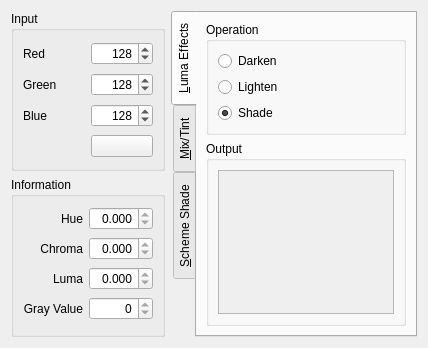
<?xml version="1.0" encoding="UTF-8"?>
<ui version="4.0">
 <class>form</class>
 <widget class="QWidget" name="form">
  <property name="geometry">
   <rect>
    <x>0</x>
    <y>0</y>
    <width>428</width>
    <height>344</height>
   </rect>
  </property>
  <property name="windowTitle">
   <string>KColorUtils Demo</string>
  </property>
  <layout class="QGridLayout" name="gridLayout_9">
   <item row="0" column="0">
    <widget class="QGroupBox" name="gInput">
     <property name="title">
      <string>Input</string>
     </property>
     <layout class="QGridLayout" name="gridLayout_7">
      <item row="0" column="0">
       <widget class="QLabel" name="label_14">
        <property name="text">
         <string>Red</string>
        </property>
       </widget>
      </item>
      <item row="0" column="1">
       <widget class="QSpinBox" name="inRed">
        <property name="sizePolicy">
         <sizepolicy hsizetype="Preferred" vsizetype="Fixed">
          <horstretch>0</horstretch>
          <verstretch>0</verstretch>
         </sizepolicy>
        </property>
        <property name="alignment">
         <set>Qt::AlignRight|Qt::AlignTrailing|Qt::AlignVCenter</set>
        </property>
        <property name="maximum">
         <number>255</number>
        </property>
        <property name="value">
         <number>128</number>
        </property>
       </widget>
      </item>
      <item row="1" column="0">
       <widget class="QLabel" name="label_15">
        <property name="text">
         <string>Green</string>
        </property>
       </widget>
      </item>
      <item row="1" column="1">
       <widget class="QSpinBox" name="inGreen">
        <property name="sizePolicy">
         <sizepolicy hsizetype="Preferred" vsizetype="Fixed">
          <horstretch>0</horstretch>
          <verstretch>0</verstretch>
         </sizepolicy>
        </property>
        <property name="alignment">
         <set>Qt::AlignRight|Qt::AlignTrailing|Qt::AlignVCenter</set>
        </property>
        <property name="maximum">
         <number>255</number>
        </property>
        <property name="value">
         <number>128</number>
        </property>
       </widget>
      </item>
      <item row="2" column="0">
       <widget class="QLabel" name="label_16">
        <property name="text">
         <string>Blue</string>
        </property>
       </widget>
      </item>
      <item row="2" column="1">
       <widget class="QSpinBox" name="inBlue">
        <property name="sizePolicy">
         <sizepolicy hsizetype="Preferred" vsizetype="Fixed">
          <horstretch>0</horstretch>
          <verstretch>0</verstretch>
         </sizepolicy>
        </property>
        <property name="alignment">
         <set>Qt::AlignRight|Qt::AlignTrailing|Qt::AlignVCenter</set>
        </property>
        <property name="maximum">
         <number>255</number>
        </property>
        <property name="value">
         <number>128</number>
        </property>
       </widget>
      </item>
      <item row="3" column="1">
       <widget class="KColorButton" name="inColor">
        <property name="sizePolicy">
         <sizepolicy hsizetype="Preferred" vsizetype="Fixed">
          <horstretch>0</horstretch>
          <verstretch>0</verstretch>
         </sizepolicy>
        </property>
       </widget>
      </item>
     </layout>
    </widget>
   </item>
   <item row="0" column="1" rowspan="2">
    <widget class="QTabWidget" name="tabs">
     <property name="tabPosition">
      <enum>QTabWidget::West</enum>
     </property>
     <property name="currentIndex">
      <number>0</number>
     </property>
     <widget class="QWidget" name="tabLuma">
      <attribute name="title">
       <string>&amp;Luma Effects</string>
      </attribute>
      <layout class="QGridLayout" name="gridLayout_8">
       <item row="0" column="0">
        <widget class="QGroupBox" name="gleOp">
         <property name="title">
          <string>Operation</string>
         </property>
         <layout class="QVBoxLayout" name="verticalLayout_2">
          <item>
           <widget class="QRadioButton" name="leOpDarken">
            <property name="text">
             <string>Darken</string>
            </property>
           </widget>
          </item>
          <item>
           <widget class="QRadioButton" name="leOpLighten">
            <property name="text">
             <string>Lighten</string>
            </property>
           </widget>
          </item>
          <item>
           <widget class="QRadioButton" name="leOpShade">
            <property name="text">
             <string>Shade</string>
            </property>
            <property name="checked">
             <bool>true</bool>
            </property>
           </widget>
          </item>
         </layout>
        </widget>
       </item>
       <item row="1" column="0">
        <widget class="QGroupBox" name="gleOut">
         <property name="title">
          <string>Output</string>
         </property>
         <layout class="QGridLayout" name="gridLayout_4">
          <item row="0" column="0">
           <widget class="QFrame" name="leOut">
            <property name="minimumSize">
             <size>
              <width>144</width>
              <height>144</height>
             </size>
            </property>
            <property name="autoFillBackground">
             <bool>true</bool>
            </property>
            <property name="frameShape">
             <enum>QFrame::StyledPanel</enum>
            </property>
            <property name="frameShadow">
             <enum>QFrame::Sunken</enum>
            </property>
           </widget>
          </item>
         </layout>
        </widget>
       </item>
      </layout>
     </widget>
     <widget class="QWidget" name="tab_2">
      <attribute name="title">
       <string>&amp;Mix/Tint</string>
      </attribute>
      <layout class="QVBoxLayout" name="verticalLayout_3">
       <item>
        <widget class="QGroupBox" name="gmtOp">
         <property name="title">
          <string>Operation</string>
         </property>
         <layout class="QHBoxLayout" name="horizontalLayout">
          <item>
           <widget class="QRadioButton" name="mtOpMix">
            <property name="text">
             <string>Mix</string>
            </property>
            <property name="checked">
             <bool>true</bool>
            </property>
           </widget>
          </item>
          <item>
           <widget class="QRadioButton" name="mtOpTint">
            <property name="text">
             <string>Tint</string>
            </property>
           </widget>
          </item>
         </layout>
        </widget>
       </item>
       <item>
        <widget class="QGroupBox" name="gmtTarget">
         <property name="title">
          <string>Target</string>
         </property>
         <layout class="QGridLayout" name="gridLayout_5">
          <item row="0" column="0">
           <widget class="QLabel" name="label_11">
            <property name="text">
             <string>Red</string>
            </property>
           </widget>
          </item>
          <item row="0" column="1">
           <widget class="QSpinBox" name="mtRed">
            <property name="alignment">
             <set>Qt::AlignRight|Qt::AlignTrailing|Qt::AlignVCenter</set>
            </property>
            <property name="maximum">
             <number>255</number>
            </property>
            <property name="value">
             <number>128</number>
            </property>
           </widget>
          </item>
          <item row="1" column="0">
           <widget class="QLabel" name="label_12">
            <property name="text">
             <string>Green</string>
            </property>
           </widget>
          </item>
          <item row="1" column="1">
           <widget class="QSpinBox" name="mtGreen">
            <property name="alignment">
             <set>Qt::AlignRight|Qt::AlignTrailing|Qt::AlignVCenter</set>
            </property>
            <property name="maximum">
             <number>255</number>
            </property>
            <property name="value">
             <number>128</number>
            </property>
           </widget>
          </item>
          <item row="2" column="0">
           <widget class="QLabel" name="label_13">
            <property name="text">
             <string>Blue</string>
            </property>
           </widget>
          </item>
          <item row="2" column="1">
           <widget class="QSpinBox" name="mtBlue">
            <property name="alignment">
             <set>Qt::AlignRight|Qt::AlignTrailing|Qt::AlignVCenter</set>
            </property>
            <property name="maximum">
             <number>255</number>
            </property>
            <property name="value">
             <number>128</number>
            </property>
           </widget>
          </item>
          <item row="3" column="1">
           <widget class="KColorButton" name="mtTarget"/>
          </item>
         </layout>
        </widget>
       </item>
       <item>
        <widget class="QGroupBox" name="gmtOut">
         <property name="title">
          <string>Output</string>
         </property>
         <layout class="QGridLayout" name="gridLayout_3">
          <item row="0" column="0">
           <widget class="QFrame" name="mtOut">
            <property name="minimumSize">
             <size>
              <width>40</width>
              <height>40</height>
             </size>
            </property>
            <property name="autoFillBackground">
             <bool>true</bool>
            </property>
            <property name="frameShape">
             <enum>QFrame::StyledPanel</enum>
            </property>
            <property name="frameShadow">
             <enum>QFrame::Sunken</enum>
            </property>
           </widget>
          </item>
         </layout>
        </widget>
       </item>
      </layout>
     </widget>
     <widget class="QWidget" name="tab">
      <attribute name="title">
       <string>&amp;Scheme Shade</string>
      </attribute>
      <layout class="QVBoxLayout" name="verticalLayout_4">
       <item>
        <widget class="QGroupBox" name="gssParam">
         <property name="title">
          <string>Parameters</string>
         </property>
         <layout class="QGridLayout" name="gridLayout_6">
          <item row="0" column="0">
           <widget class="QLabel" name="label">
            <property name="text">
             <string>Contrast</string>
            </property>
            <property name="alignment">
             <set>Qt::AlignRight|Qt::AlignTrailing|Qt::AlignVCenter</set>
            </property>
           </widget>
          </item>
          <item row="0" column="1">
           <widget class="QDoubleSpinBox" name="ssContrast">
            <property name="alignment">
             <set>Qt::AlignRight|Qt::AlignTrailing|Qt::AlignVCenter</set>
            </property>
            <property name="minimum">
             <double>-1.000000000000000</double>
            </property>
            <property name="maximum">
             <double>1.000000000000000</double>
            </property>
            <property name="singleStep">
             <double>0.010000000000000</double>
            </property>
            <property name="value">
             <double>0.700000000000000</double>
            </property>
           </widget>
          </item>
          <item row="1" column="0">
           <widget class="QLabel" name="label_2">
            <property name="text">
             <string>Chroma Adjust</string>
            </property>
            <property name="alignment">
             <set>Qt::AlignRight|Qt::AlignTrailing|Qt::AlignVCenter</set>
            </property>
           </widget>
          </item>
          <item row="1" column="1">
           <widget class="QDoubleSpinBox" name="ssChroma">
            <property name="alignment">
             <set>Qt::AlignRight|Qt::AlignTrailing|Qt::AlignVCenter</set>
            </property>
            <property name="minimum">
             <double>-1.000000000000000</double>
            </property>
            <property name="maximum">
             <double>1.000000000000000</double>
            </property>
            <property name="singleStep">
             <double>0.010000000000000</double>
            </property>
           </widget>
          </item>
         </layout>
        </widget>
       </item>
       <item>
        <widget class="QGroupBox" name="gssOut">
         <property name="title">
          <string>Output</string>
         </property>
         <layout class="QGridLayout" name="gridLayout">
          <property name="rightMargin">
           <number>8</number>
          </property>
          <property name="horizontalSpacing">
           <number>8</number>
          </property>
          <item row="1" column="0">
           <widget class="QLabel" name="label_3">
            <property name="text">
             <string>Light</string>
            </property>
            <property name="alignment">
             <set>Qt::AlignRight|Qt::AlignTrailing|Qt::AlignVCenter</set>
            </property>
           </widget>
          </item>
          <item row="0" column="1" rowspan="8">
           <widget class="QFrame" name="ssOut">
            <property name="minimumSize">
             <size>
              <width>40</width>
              <height>120</height>
             </size>
            </property>
            <property name="autoFillBackground">
             <bool>true</bool>
            </property>
            <property name="frameShape">
             <enum>QFrame::StyledPanel</enum>
            </property>
            <property name="frameShadow">
             <enum>QFrame::Sunken</enum>
            </property>
            <layout class="QVBoxLayout" name="verticalLayout">
             <property name="spacing">
              <number>0</number>
             </property>
             <property name="margin">
              <number>12</number>
             </property>
             <item>
              <widget class="QWidget" name="ssLight" native="true">
               <property name="minimumSize">
                <size>
                 <width>16</width>
                 <height>16</height>
                </size>
               </property>
               <property name="autoFillBackground">
                <bool>true</bool>
               </property>
              </widget>
             </item>
             <item>
              <widget class="QWidget" name="ssMidlight" native="true">
               <property name="minimumSize">
                <size>
                 <width>16</width>
                 <height>16</height>
                </size>
               </property>
               <property name="autoFillBackground">
                <bool>true</bool>
               </property>
              </widget>
             </item>
             <item>
              <widget class="QWidget" name="ssBase" native="true">
               <property name="minimumSize">
                <size>
                 <width>16</width>
                 <height>16</height>
                </size>
               </property>
               <property name="autoFillBackground">
                <bool>true</bool>
               </property>
              </widget>
             </item>
             <item>
              <widget class="QWidget" name="ssMid" native="true">
               <property name="minimumSize">
                <size>
                 <width>16</width>
                 <height>16</height>
                </size>
               </property>
               <property name="autoFillBackground">
                <bool>true</bool>
               </property>
              </widget>
             </item>
             <item>
              <widget class="QWidget" name="ssDark" native="true">
               <property name="minimumSize">
                <size>
                 <width>16</width>
                 <height>16</height>
                </size>
               </property>
               <property name="autoFillBackground">
                <bool>true</bool>
               </property>
              </widget>
             </item>
             <item>
              <widget class="QWidget" name="ssShadow" native="true">
               <property name="minimumSize">
                <size>
                 <width>16</width>
                 <height>16</height>
                </size>
               </property>
               <property name="autoFillBackground">
                <bool>true</bool>
               </property>
              </widget>
             </item>
            </layout>
           </widget>
          </item>
          <item row="2" column="0">
           <widget class="QLabel" name="label_4">
            <property name="text">
             <string>Midlight</string>
            </property>
            <property name="alignment">
             <set>Qt::AlignRight|Qt::AlignTrailing|Qt::AlignVCenter</set>
            </property>
           </widget>
          </item>
          <item row="3" column="0">
           <widget class="QLabel" name="label_10">
            <property name="text">
             <string>Base</string>
            </property>
            <property name="alignment">
             <set>Qt::AlignRight|Qt::AlignTrailing|Qt::AlignVCenter</set>
            </property>
           </widget>
          </item>
          <item row="4" column="0">
           <widget class="QLabel" name="label_5">
            <property name="text">
             <string>Mid</string>
            </property>
            <property name="alignment">
             <set>Qt::AlignRight|Qt::AlignTrailing|Qt::AlignVCenter</set>
            </property>
           </widget>
          </item>
          <item row="5" column="0">
           <widget class="QLabel" name="label_6">
            <property name="text">
             <string>Dark</string>
            </property>
            <property name="alignment">
             <set>Qt::AlignRight|Qt::AlignTrailing|Qt::AlignVCenter</set>
            </property>
           </widget>
          </item>
          <item row="6" column="0">
           <widget class="QLabel" name="label_7">
            <property name="text">
             <string>Shadow</string>
            </property>
            <property name="alignment">
             <set>Qt::AlignRight|Qt::AlignTrailing|Qt::AlignVCenter</set>
            </property>
           </widget>
          </item>
          <item row="0" column="0">
           <widget class="QLabel" name="label_8">
            <property name="text">
             <string/>
            </property>
           </widget>
          </item>
          <item row="7" column="0">
           <widget class="QLabel" name="label_9">
            <property name="text">
             <string/>
            </property>
           </widget>
          </item>
         </layout>
        </widget>
       </item>
      </layout>
     </widget>
    </widget>
   </item>
   <item row="1" column="0">
    <widget class="QGroupBox" name="gInfo">
     <property name="title">
      <string>Information</string>
     </property>
     <layout class="QGridLayout" name="gridLayout_2">
      <item row="0" column="0">
       <widget class="QLabel" name="label_17">
        <property name="text">
         <string>Hue</string>
        </property>
        <property name="alignment">
         <set>Qt::AlignRight|Qt::AlignTrailing|Qt::AlignVCenter</set>
        </property>
       </widget>
      </item>
      <item row="0" column="1">
       <widget class="QDoubleSpinBox" name="ifHue">
        <property name="sizePolicy">
         <sizepolicy hsizetype="Preferred" vsizetype="Fixed">
          <horstretch>0</horstretch>
          <verstretch>0</verstretch>
         </sizepolicy>
        </property>
        <property name="alignment">
         <set>Qt::AlignRight|Qt::AlignTrailing|Qt::AlignVCenter</set>
        </property>
        <property name="readOnly">
         <bool>true</bool>
        </property>
        <property name="decimals">
         <number>3</number>
        </property>
       </widget>
      </item>
      <item row="2" column="0">
       <widget class="QLabel" name="label_18">
        <property name="text">
         <string>Luma</string>
        </property>
        <property name="alignment">
         <set>Qt::AlignRight|Qt::AlignTrailing|Qt::AlignVCenter</set>
        </property>
       </widget>
      </item>
      <item row="2" column="1">
       <widget class="QDoubleSpinBox" name="ifLuma">
        <property name="sizePolicy">
         <sizepolicy hsizetype="Preferred" vsizetype="Fixed">
          <horstretch>0</horstretch>
          <verstretch>0</verstretch>
         </sizepolicy>
        </property>
        <property name="alignment">
         <set>Qt::AlignRight|Qt::AlignTrailing|Qt::AlignVCenter</set>
        </property>
        <property name="readOnly">
         <bool>true</bool>
        </property>
        <property name="decimals">
         <number>3</number>
        </property>
       </widget>
      </item>
      <item row="4" column="0">
       <widget class="QLabel" name="label_20">
        <property name="text">
         <string>Gray Value</string>
        </property>
        <property name="alignment">
         <set>Qt::AlignRight|Qt::AlignTrailing|Qt::AlignVCenter</set>
        </property>
       </widget>
      </item>
      <item row="4" column="1">
       <widget class="QSpinBox" name="ifGray">
        <property name="sizePolicy">
         <sizepolicy hsizetype="Preferred" vsizetype="Fixed">
          <horstretch>0</horstretch>
          <verstretch>0</verstretch>
         </sizepolicy>
        </property>
        <property name="alignment">
         <set>Qt::AlignRight|Qt::AlignTrailing|Qt::AlignVCenter</set>
        </property>
        <property name="readOnly">
         <bool>true</bool>
        </property>
       </widget>
      </item>
      <item row="1" column="0">
       <widget class="QLabel" name="label_19">
        <property name="text">
         <string>Chroma</string>
        </property>
        <property name="alignment">
         <set>Qt::AlignRight|Qt::AlignTrailing|Qt::AlignVCenter</set>
        </property>
       </widget>
      </item>
      <item row="1" column="1">
       <widget class="QDoubleSpinBox" name="ifChroma">
        <property name="sizePolicy">
         <sizepolicy hsizetype="Preferred" vsizetype="Fixed">
          <horstretch>0</horstretch>
          <verstretch>0</verstretch>
         </sizepolicy>
        </property>
        <property name="alignment">
         <set>Qt::AlignRight|Qt::AlignTrailing|Qt::AlignVCenter</set>
        </property>
        <property name="readOnly">
         <bool>true</bool>
        </property>
        <property name="decimals">
         <number>3</number>
        </property>
       </widget>
      </item>
     </layout>
    </widget>
   </item>
  </layout>
 </widget>
 <customwidgets>
  <customwidget>
   <class>KColorButton</class>
   <extends>QPushButton</extends>
   <header>kcolorbutton.h</header>
  </customwidget>
 </customwidgets>
 <resources/>
 <connections>
  <connection>
   <sender>inRed</sender>
   <signal>valueChanged(int)</signal>
   <receiver>form</receiver>
   <slot>inputSpinChanged()</slot>
   <hints>
    <hint type="sourcelabel">
     <x>126</x>
     <y>52</y>
    </hint>
    <hint type="destinationlabel">
     <x>209</x>
     <y>171</y>
    </hint>
   </hints>
  </connection>
  <connection>
   <sender>inGreen</sender>
   <signal>valueChanged(int)</signal>
   <receiver>form</receiver>
   <slot>inputSpinChanged()</slot>
   <hints>
    <hint type="sourcelabel">
     <x>126</x>
     <y>84</y>
    </hint>
    <hint type="destinationlabel">
     <x>209</x>
     <y>171</y>
    </hint>
   </hints>
  </connection>
  <connection>
   <sender>inBlue</sender>
   <signal>valueChanged(int)</signal>
   <receiver>form</receiver>
   <slot>inputSpinChanged()</slot>
   <hints>
    <hint type="sourcelabel">
     <x>126</x>
     <y>116</y>
    </hint>
    <hint type="destinationlabel">
     <x>209</x>
     <y>171</y>
    </hint>
   </hints>
  </connection>
  <connection>
   <sender>inColor</sender>
   <signal>changed(QColor)</signal>
   <receiver>form</receiver>
   <slot>inputSwatchChanged(QColor)</slot>
   <hints>
    <hint type="sourcelabel">
     <x>126</x>
     <y>146</y>
    </hint>
    <hint type="destinationlabel">
     <x>209</x>
     <y>171</y>
    </hint>
   </hints>
  </connection>
  <connection>
   <sender>leOpDarken</sender>
   <signal>clicked()</signal>
   <receiver>form</receiver>
   <slot>lumaChanged()</slot>
   <hints>
    <hint type="sourcelabel">
     <x>307</x>
     <y>60</y>
    </hint>
    <hint type="destinationlabel">
     <x>209</x>
     <y>171</y>
    </hint>
   </hints>
  </connection>
  <connection>
   <sender>leOpLighten</sender>
   <signal>clicked()</signal>
   <receiver>form</receiver>
   <slot>lumaChanged()</slot>
   <hints>
    <hint type="sourcelabel">
     <x>307</x>
     <y>88</y>
    </hint>
    <hint type="destinationlabel">
     <x>209</x>
     <y>171</y>
    </hint>
   </hints>
  </connection>
  <connection>
   <sender>leOpShade</sender>
   <signal>clicked()</signal>
   <receiver>form</receiver>
   <slot>lumaChanged()</slot>
   <hints>
    <hint type="sourcelabel">
     <x>307</x>
     <y>116</y>
    </hint>
    <hint type="destinationlabel">
     <x>209</x>
     <y>171</y>
    </hint>
   </hints>
  </connection>
  <connection>
   <sender>mtOpMix</sender>
   <signal>clicked()</signal>
   <receiver>form</receiver>
   <slot>mixChanged()</slot>
   <hints>
    <hint type="sourcelabel">
     <x>261</x>
     <y>57</y>
    </hint>
    <hint type="destinationlabel">
     <x>209</x>
     <y>171</y>
    </hint>
   </hints>
  </connection>
  <connection>
   <sender>mtOpTint</sender>
   <signal>clicked()</signal>
   <receiver>form</receiver>
   <slot>mixChanged()</slot>
   <hints>
    <hint type="sourcelabel">
     <x>353</x>
     <y>57</y>
    </hint>
    <hint type="destinationlabel">
     <x>209</x>
     <y>171</y>
    </hint>
   </hints>
  </connection>
  <connection>
   <sender>mtRed</sender>
   <signal>valueChanged(int)</signal>
   <receiver>form</receiver>
   <slot>targetSpinChanged()</slot>
   <hints>
    <hint type="sourcelabel">
     <x>353</x>
     <y>129</y>
    </hint>
    <hint type="destinationlabel">
     <x>209</x>
     <y>171</y>
    </hint>
   </hints>
  </connection>
  <connection>
   <sender>mtGreen</sender>
   <signal>valueChanged(int)</signal>
   <receiver>form</receiver>
   <slot>targetSpinChanged()</slot>
   <hints>
    <hint type="sourcelabel">
     <x>353</x>
     <y>161</y>
    </hint>
    <hint type="destinationlabel">
     <x>209</x>
     <y>171</y>
    </hint>
   </hints>
  </connection>
  <connection>
   <sender>mtBlue</sender>
   <signal>valueChanged(int)</signal>
   <receiver>form</receiver>
   <slot>targetSpinChanged()</slot>
   <hints>
    <hint type="sourcelabel">
     <x>353</x>
     <y>193</y>
    </hint>
    <hint type="destinationlabel">
     <x>209</x>
     <y>171</y>
    </hint>
   </hints>
  </connection>
  <connection>
   <sender>mtTarget</sender>
   <signal>changed(QColor)</signal>
   <receiver>form</receiver>
   <slot>targetSwatchChanged(QColor)</slot>
   <hints>
    <hint type="sourcelabel">
     <x>353</x>
     <y>222</y>
    </hint>
    <hint type="destinationlabel">
     <x>209</x>
     <y>171</y>
    </hint>
   </hints>
  </connection>
  <connection>
   <sender>ssContrast</sender>
   <signal>valueChanged(double)</signal>
   <receiver>form</receiver>
   <slot>shadeChanged()</slot>
   <hints>
    <hint type="sourcelabel">
     <x>362</x>
     <y>60</y>
    </hint>
    <hint type="destinationlabel">
     <x>209</x>
     <y>171</y>
    </hint>
   </hints>
  </connection>
  <connection>
   <sender>ssChroma</sender>
   <signal>valueChanged(double)</signal>
   <receiver>form</receiver>
   <slot>shadeChanged()</slot>
   <hints>
    <hint type="sourcelabel">
     <x>362</x>
     <y>92</y>
    </hint>
    <hint type="destinationlabel">
     <x>209</x>
     <y>171</y>
    </hint>
   </hints>
  </connection>
 </connections>
 <slots>
  <slot>inputChanged()</slot>
  <slot>inputSpinChanged()</slot>
  <slot>inputSwatchChanged(QColor)</slot>
  <slot>targetSpinChanged()</slot>
  <slot>targetSwatchChanged(QColor)</slot>
  <slot>lumaChanged()</slot>
  <slot>mixChanged()</slot>
  <slot>shadeChanged()</slot>
 </slots>
</ui>
